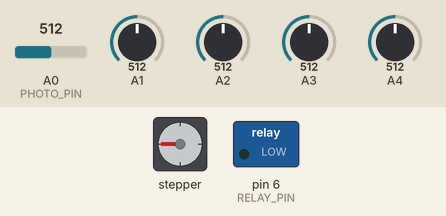
This sketch was run on a simulated Arduino Uno, built with avr-gcc and run on an emulated ATmega328P. On the bench: stepper motor, switched loads named in the sketch (green lamp = pin HIGH). The test bench sets the inputs (shaded band); at power-on: A1 = 512, A0 (PHOTO_PIN) = 512, A2 = 512, A3 = 512, A4 = 512. No radio packets arrive unless stated; stepper angles assume 2048 steps per turn; what the sketch prints to the serial monitor is not drawn.

Above: at 12.7 s.
12.8 s: A1 set to 795
14.3 s: A1 set to 828
At 14.6 s:
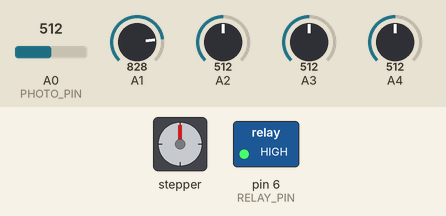
At 17.0 s:
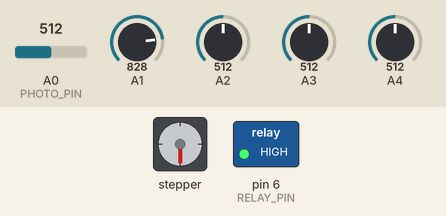
Timing chart, 0 to 18.5 s (numbered marks = the images above; inputs shaded):
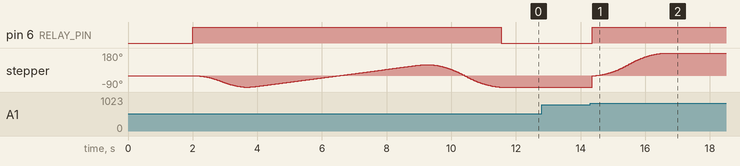

The sketch:

Main_DEV_accel.ino
```cpp
#include "MicArray.h"
#include "StepperControl.h"
#include <Arduino.h>

#include "RF_communication.h"
#include <SPI.h>
#include <nRF24L01.h>
#include <RF24.h>

//--------------GLOBAL VARIABLES-------------------------------------------
#define RELAY_PIN 6
long acc[NUM_MICS] = {0, 0, 0, 0}; // array of accumulated voltages
long amplitudes[NUM_MICS]; // array of microphone ampitudes

RF24 radio(7, 8);                 // CE and CSN lines
//const byte address[6] = "00001";  //device address
const byte MAIN_ADDR[6] = "00001";
//const byte USER_ADDR[6] = "00002";
bool flashState = 0;

int state_angle = 0;

int dcOffset = 512;   // bias at VCC/2 (1023/2)
int totalAmp = 0; // total amplitude for threshold

bool alertState = false; // initialize alertState to false

//--------------Flashlight helpers------------------------------------------
void initSpotlight(){
  pinMode(RELAY_PIN, OUTPUT); // set pin for spotlight operation
  digitalWrite(RELAY_PIN, HIGH); // initiallize spotlight off
}


//blocking func for AccelStepper.h
int deltaAngleBlocking(int angle) {
  // Calculate target position in steps
  long targetSteps = (long)(angle * STEPS_PER_DEG);

  // Get current position from stepper
  long currentSteps = stepper.currentPosition();

  // Calculate delta
  long delta = targetSteps - currentSteps;

  // Find shortest rotation path (handle wraparound)
  if (delta > (STEPS_PER_REV / 2)) delta -= STEPS_PER_REV;
  if (delta < -(STEPS_PER_REV / 2)) delta += STEPS_PER_REV;

  Serial.print("\tAngle: ");
  Serial.print(angle);
  Serial.print("\tDelta: ");
  Serial.println(delta);


  long newTarget = currentSteps + delta;
  stepper.runToNewPosition(newTarget);  // Blocks until complete
  // Return current angle if no movement needed
  return state_angle;
}


// function for turning off and on spotlight
void setSpotlight(bool on){
  if (on){
    digitalWrite(RELAY_PIN, HIGH); // turn on light
  }
  else{
    digitalWrite(RELAY_PIN, LOW); // turn off light
  }
}
///////////////////////////////////////////////////////////////////////////////
void setup() {
  delay(2000); // give system time to initialize before running setup
  Serial.begin(9600); // initialize serial communication with 9600 baud rate
  initStepper(); // initialize stepper motor
  initSpotlight();  // initialize spotlight
  setHome(); // spotlight finds home location of photoresistor

  radio.begin();            //radio comm init
  radio.openWritingPipe(MAIN_ADDR);
  radio.openReadingPipe(0, MAIN_ADDR);
  radio.setPALevel(RF24_PA_MIN);

}

void loop() {
    //Sample mic array for impulse
    sampleMics(mics, acc, dcOffset);
    //Compute averages and average amplitudes
    avgCalc(amplitudes, acc, totalAmp);
    // If total amplitude of sound at mics is above the threshold then set True
    bool aboveThreshold = (totalAmp > THRESHOLD);

    // =====================================================
    //                        ALERT BLOCK
    // =====================================================
    if (!alertState && aboveThreshold) {
        // calculate angle of sound source and confidence
        float angle = calculateAngle(amplitudes);
        // if confident in direction
        if (angle != -1.0f) {
            // set alert state to true, turn on spotlight and go to the angle
            alertState = true;
            Serial.println("ALERT!");
            setSpotlight(true);
            goToAngle(angle);

            state_angle = angle;

            char txBuf[10];
            char rxBuf[10];
            memset(rxBuf, 0, 10);
            memset(txBuf, 0, 10);

            int mode  = 2;
            int flash = 1;
            int ang   = (int)angle;


            // FIRST PACKET to USER
            sprintf(txBuf, "%d:%d:%d", mode, flash, ang);

            Serial.print("MAIN FIRST TX:");
            Serial.print(txBuf);

            // Send first ping and wait for reply
            if (!main_send_receive(txBuf, rxBuf, 100)) {
                Serial.print("MAIN did NOT get first reply — aborting.");
                return;
            }

            // Parse USER reply
            sscanf(rxBuf, "%d:%d:%d", &mode, &flash, &ang);

            Serial.print("MAIN FIRST RX:");
            Serial.print(rxBuf);


            //control is passed to USER until mode is not 3
            while (mode != 3) {
              stepper.run();

                // --- Update spotlight / motor from USER ---
                setSpotlight(flash == 1);

                if (mode == 2) {
                    //deltaAngle(ang);
                    state_angle = deltaAngleBlocking(-ang);

                }

                // MAIN prepares next TX packet
                sprintf(txBuf, "%d:%d:%d", mode, flash, ang);

                // Ping-Pong: MAIN -> USER   USER -> MAIN
                if (!main_send_receive(txBuf, rxBuf, 100)) {
                    Serial.print("PING TIMEOUT, trying again...\n");
                    continue;
                }

                // Parse USER new data
                sscanf(rxBuf, "%d:%d:%d", &mode, &flash, &ang);

                Serial.print("MAIN RX PONG <- ");
                Serial.print(rxBuf);
                Serial.print('\n');
                delay(5);
            }

            // =====================================================
            //             USER SENT MODE = 3 → RESET SYSTEM
            // =====================================================
            Serial.println("USER EXITED (MODE 3). RESET MAIN.");

            // reset alert state, turn light off and reset motor to home
            alertState = false;
            setSpotlight(false);
            state_angle = 0;
            Serial.println("Alert Reset");
            resetMotor();

            return;
        }
    }
}
```

MicArray.cpp
```cpp
#include "MicArray.h"
#include <Arduino.h>
#include <math.h>

const int mics[NUM_MICS] = {mic1, mic2, mic3, mic4}; // array for collection of mics


// Sample mics sequentially, 1 at a time
void sampleMics(const int mics[], long acc[], int dcOffset){
    // Reset accumulators once at the start
    for (int j = 0; j < NUM_MICS; ++j) {
        acc[j] = 0;
    }

    for (int i = 0; i < NUM_SAMPLES; ++i) { // for each sample
        for (int j = 0; j < NUM_MICS; ++j) { // get data from each mic
            int pin = mics[j]; // select mic pin
            int sample = analogRead(pin); // read voltage from mic pin
            int v = sample - dcOffset; // remove DC offset from reading

            if (v < 0) v = -v; // We only want positive amplitude
            acc[j] += v; // add sample to this mic's accumulation array
        }
    }
}
//-----------------------------------------------------------------------
// Convert accumulators to averages
void avgCalc(long amplitudes[], long acc[], int& totalAmp){
    totalAmp = 0;
    for (int j = 0; j < NUM_MICS; ++j) {
        amplitudes[j] = acc[j] / NUM_SAMPLES; // average total accumulated readings for each mic
        totalAmp += amplitudes[j]; // sum averaged amplitudes of all mics
    }
}
//-----------------------------------------------------------------------
// calculate angle of sound wave
float calculateAngle(long amplitudes[]){
  float angle;
  // calculate difference of x and y axis
    // division by total level plus constant removes absolute volume and ensures no division by 0
    float x = ((float)(amplitudes[3] - amplitudes[2]) / (amplitudes[3] + amplitudes[2] + C)); // determine nomalized left to right direction
    float y = ((float)(amplitudes[0] - amplitudes[1]) / (amplitudes[0] + amplitudes[1] + C)); // determine normalized front to back direction
    // calculate vector magintude for confidence
    float r = sqrt(x*x + y*y);   // 0 = no direction, 1 = strong direction

    // Threshold for confidence
    if ( r <= CONFIDENCE){
      return -1.0f; // not confident enough
    }
    angle = atan2(y, x) * 180/PI; // use arcTan to take in ratio of length of y & x and return angle (*180/PI for degrees)

    // print each mic amplitude, angle of sound source and dcOffset
    Serial.print("Mic1: "); Serial.println(amplitudes[0]);
    Serial.print("Mic2: "); Serial.println(amplitudes[1]);
    Serial.print("Mic3: "); Serial.println(amplitudes[2]);
    Serial.print("Mic4: "); Serial.println(amplitudes[3]);
    Serial.print("Approx direction: "); Serial.println(angle);
    Serial.print("Confidence r: "); Serial.println(r);
    Serial.print("X: "); Serial.println(x);
    Serial.print("Y: "); Serial.println(y);

    // call goToAngle to set motor
    return angle;
}
```

MicArray.h
```cpp
#pragma once

#define NUM_MICS 4 // mics in array
#define NUM_SAMPLES 16 // packet of samples to get avereage amplitude reading
#define C 0.001f // constant defined to avoid division by zero

// analog pins for individual mics
#define mic1 A3
#define mic2 A4
#define mic3 A1
#define mic4 A2

// variables for threshold and confidence of sound impulse
#define THRESHOLD 300
#define CONFIDENCE 0.30f

extern const int mics[NUM_MICS];

void sampleMics(const int mics[], long acc[], int dcOffset);
void avgCalc(long amplitudes[], long acc[], int& totalAmp);
float calculateAngle(long amplitudes[]);
```

RF_communication.cpp
```cpp
#include "RF_communication.h"
#include <string.h>
#include <stdlib.h>

//Data transmit function with acking implementation
//@param: const cahr data - data array size 10
//@return: returns ACK state - data transmission state
bool txData(const char* data) {
	if (!data) return 0;
	bool ack = radio.write(data, strlen(data) + 1);
	if (ack){
		//data transmission is successful
		Serial.print("TX_ok:");
		Serial.print(data);
		Serial.print("\t");
	}
	else {
		//error msg
		Serial.print("--->TX FAILED(NO ACK)\n");
	}
	return ack;	//
}

//Data receive function with state return
//@param: data char array size 10
//@return: data transmission state
bool rxData(char* data) {
	if (!data) return 0;	//if data is NULL
	if(radio.available()) {
		radio.read(data, 10);	//data is received
		data[9] = '\0';		//ensure the last byte is a NULL terminator
		Serial.print("RX_ok: ");
		Serial.print(data);
		Serial.print("\t");
		return 1;
	}
	return 0;	//RX failed
}

//Main device send and receive exchange function
//@param: tx - char array size 10 to transmit
//@param: rx - char array size 10 to store reply
//@param: ms_timeout - timeout value in milliseconds
//@return: returns 1 if reply was received, 0 if timed out
bool main_send_receive(char* tx, char* rx, uint16_t ms_timeout){
	radio.stopListening();	//switch to TX mode
	txData(tx);	//send data packet
	radio.startListening();	//switch to RX mode
	unsigned long ms_initial = millis();	//initial time
	while(millis() - ms_initial < ms_timeout){
		//return true if reply is received
		if (rxData(rx)) return 1;
	}
	//timeout - return false
	Serial.print("MAIN_TIMEOUT\t");
	return 0;
}

//User device receive and send exchange function
//@param: tx - char array size 10 to transmit
//@param: rx - char array size 10 to store reply
//@param: ms_timeout - timeout value in milliseconds
//@return: returns 1 if reply was received, 0 otherwise
bool user_receive_send(char* rx, char* tx, uint16_t ms_timeout){
	radio.startListening();	//swith to RX mode
	unsigned long ms_initial = millis(); //store ititial time value
	while(millis() - ms_initial < ms_timeout){
		if(rxData(rx)){		//if packed is received - reply to MAIN
			radio.stopListening();	//switch to TX mode
			txData(tx);		//send reply
			return 1;	//data transmission is successful
		}
	}
	return 0;		//no data is received - timeout is reached
}
```

RF_communication.h
```cpp
#pragma once
#ifndef _RF_communication_H
#define _RF_communication_H

#include <SPI.h>
#include <nRF24L01.h>
#include <RF24.h>

//WIRING FOR NRF:
//VCC->3.3V   GND->GND
//CSN->8      CE->7
//MOSI->11    SCK->13
//MISO->12

//RF24 radio(7, 8); - declared in INO
extern RF24 radio;

bool txData(const char*);
bool rxData(char*);
bool main_send_receive(char*, char*, uint16_t);
bool user_receive_send(char*, char*, uint16_t);

#endif // !1
```

StepperControl.cpp
```cpp
#include "StepperControl.h"
#include <Arduino.h>

void setSpotlight(bool on);

AccelStepper stepper(AccelStepper::FULL4WIRE, 2, 4, 3, 5);

#define PHOTO_PIN A0
long numSteps = 0; // number of motor steps
long home = 0;

void initStepper(){
  stepper.setMaxSpeed(1500.0); // initialze step motor speed - theoretical up to 4k
  stepper.setAcceleration(800.0); // initialze step
}

// convert degrees to motor steps and set motor
void goToAngle(float angle){
  numSteps = (long)(angle * STEPS_PER_DEG);
  stepper.runToNewPosition(numSteps);
}

void resetMotor(){
  stepper.runToNewPosition(home);
}

// sets the home position of the motor
void setHome(){
  float maxAngle = 0;
  int minVal = 1024;
  int minPos = -1;

  setSpotlight(true);     // turn on spotlight
  delay(100);

  // sweep for 500 steps starting at -90 degrees to find max reading from photoresistor
  goToAngle(-90);
  stepper.moveTo(500);

  Serial.println(minPos);
  // while we have steps left from the 500, keep running and sampling voltages

  while (stepper.distanceToGo() != 0){
    stepper.run();
    int val = analogRead(PHOTO_PIN);
    Serial.println(val);
    // replace maxVal and update maxPos for the highest voltage reading
    if (val < minVal){
      minVal = val;
      minPos = stepper.currentPosition();
    }
  }

  // set the home position and turn light off
  stepper.runToNewPosition(minPos);
  stepper.setCurrentPosition(0);
  home = 0;
  setSpotlight(false);
}
```

StepperControl.h
```cpp
#pragma once
#include <AccelStepper.h>

// steps per revolution for step motor and convert to degress
const float STEPS_PER_REV = 2048.0;
const float STEPS_PER_DEG = STEPS_PER_REV / 360.0;

extern AccelStepper stepper;

void goToAngle(float angle);
void initStepper();
void resetMotor();
void setHome();
```

Measured:
- the behaviour switches between 812 and 813 on A1 (found by bisection; images 0 and 1)
- after the input at 12.8 s, every drawn part: stays the same
- after the input at 14.3 s, pin 6 (RELAY_PIN): LOW → HIGH after 0.05 s; stepper: turns 270° clockwise in 2.3 s, starting after 0.06 s
